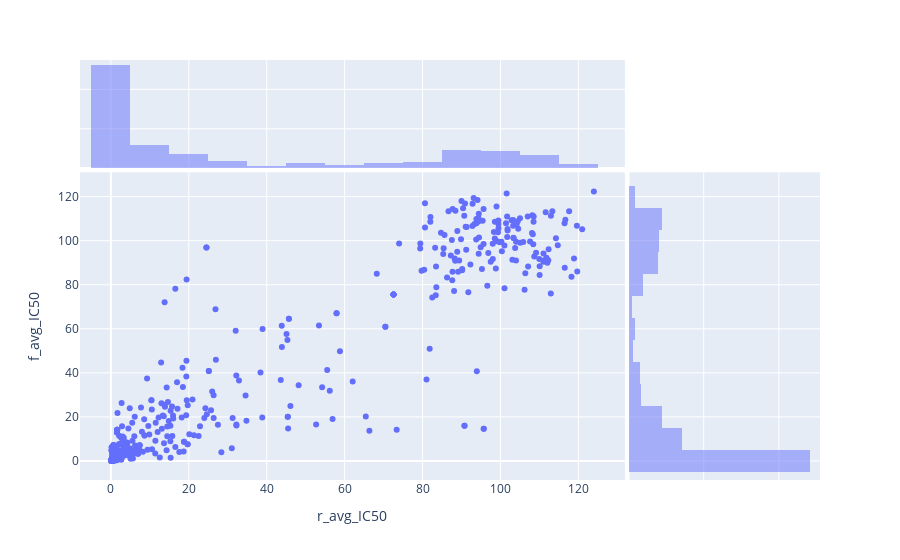

Notebook cell for this chart:
### Code cell
pure_df = fixed_df[fixed_df["r_avg_IC50"] < 98]
pure_df = pure_df[pure_df["f_avg_IC50"] < 98]

# concat pure and noise df

mixed_df = pd.concat([pure_df, noise_df])

fig = px.scatter(mixed_df, x="r_avg_IC50", y="f_avg_IC50", marginal_x="histogram", marginal_y="histogram")

fig.show()

### Figure 1 — Plotly figure (JSON) as saved in the notebook; plotly's stock layout.template omitted (floating-point values rounded to 4 significant figures; data arrays with more than 128 entries replaced by an {"elided": "..."} marker saying what was removed)
{"data": [{"hovertemplate": "r_avg_IC50=%{x}<br>f_avg_IC50=%{y}<extra></extra>", "legendgroup": "", "marker": {"color": "#636efa", "symbol": "circle"}, "mode": "markers", "name": "", "orientation": "v", "showlegend": false, "type": "scatter", "x": {"elided": "562 float values"}, "xaxis": "x", "y": {"elided": "562 float values"}, "yaxis": "y"}, {"alignmentgroup": "True", "bingroup": "x", "hovertemplate": "r_avg_IC50=%{x}<br>count=%{y}<extra></extra>", "legendgroup": "", "marker": {"color": "#636efa"}, "name": "", "offsetgroup": "", "opacity": 0.5, "showlegend": false, "type": "histogram", "x": {"elided": "562 float values"}, "xaxis": "x3", "yaxis": "y3"}, {"alignmentgroup": "True", "bingroup": "y", "hovertemplate": "f_avg_IC50=%{y}<br>count=%{x}<extra></extra>", "legendgroup": "", "marker": {"color": "#636efa"}, "name": "", "offsetgroup": "", "opacity": 0.5, "showlegend": false, "type": "histogram", "xaxis": "x2", "y": {"elided": "562 float values"}, "yaxis": "y2"}], "layout": {"barmode": "overlay", "legend": {"tracegroupgap": 0}, "margin": {"t": 60}, "xaxis": {"anchor": "y", "domain": [0, 0.7363], "title": {"text": "r_avg_IC50"}}, "xaxis2": {"anchor": "y2", "domain": [0.7413, 1], "matches": "x2", "showgrid": true, "showline": false, "showticklabels": false, "ticks": ""}, "xaxis3": {"anchor": "y3", "domain": [0, 0.7363], "matches": "x", "showgrid": true, "showticklabels": false}, "xaxis4": {"anchor": "y4", "domain": [0.7413, 1], "matches": "x2", "showgrid": true, "showline": false, "showticklabels": false, "ticks": ""}, "yaxis": {"anchor": "x", "domain": [0, 0.7326], "title": {"text": "f_avg_IC50"}}, "yaxis2": {"anchor": "x2", "domain": [0, 0.7326], "matches": "y", "showgrid": true, "showticklabels": false}, "yaxis3": {"anchor": "x3", "domain": [0.7426, 1], "matches": "y3", "showgrid": true, "showline": false, "showticklabels": false, "ticks": ""}, "yaxis4": {"anchor": "x4", "domain": [0.7426, 1], "matches": "y3", "showgrid": true, "showline": false, "showticklabels": false, "ticks": ""}}}
